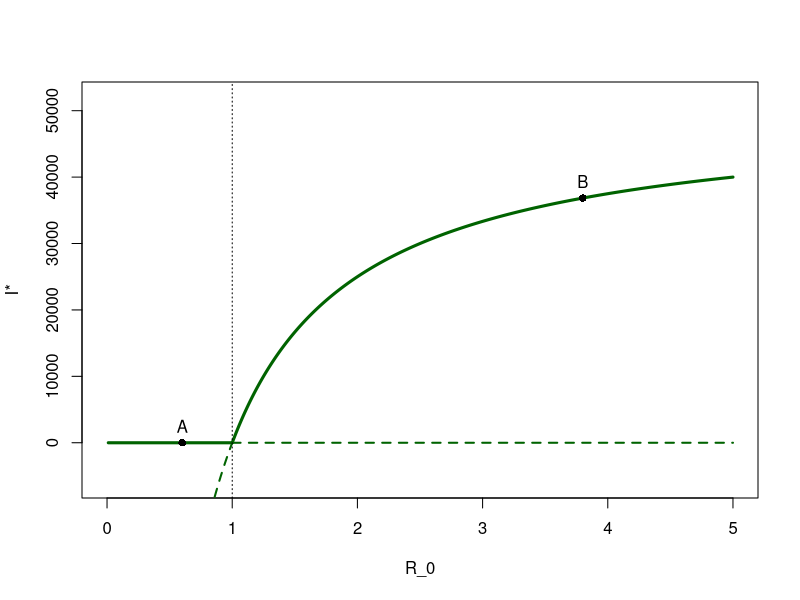

The R source for this figure:
# Fig. 2.17: Steady-state values I* of the SIR model as a function of R_0 (book, Section 2.4, Eq. 2.30)
# x_a*: I* = 0, stable for R_0 < 1;  x_b*: I* = alpha N (1 - 1/R_0)/(gamma + alpha), stable for R_0 > 1 (alpha = gamma = 0.1)
# (c) 2026 Philipp Kügler · Program for the book "Dynamical Systems in the Life Sciences" · MIT License (see LICENSE)
N <- 100000; alpha <- 0.1; gamma <- 0.1
R0 <- seq(0.01, 5, length.out = 500)
Ib <- alpha * N * (1 - 1 / R0) / (gamma + alpha)
gruen <- rgb(0, 0.39, 0)
li <- R0 <= 1; re <- R0 >= 1; nah <- R0 > 0.85 & R0 <= 1
plot(R0[li], 0 * R0[li], type = "l", col = gruen, lwd = 3, xlim = c(0, 5), ylim = c(-6000, 52000), xlab = "R_0", ylab = "I*")   # stable
lines(R0[re], 0 * R0[re], lty = 2, col = gruen, lwd = 2)          # unstable
lines(R0[re], Ib[re], col = gruen, lwd = 3)
lines(R0[nah], Ib[nah], lty = 2, col = gruen, lwd = 2)
for (sz in list(list(0.6, "A"), list(3.8, "B"))) {
  r <- sz[[1]]; i <- if (r < 1) 0 else alpha * N * (1 - 1 / r) / (gamma + alpha)
  points(r, i, pch = 16); text(r, i + 2500, sz[[2]])
  cat(sprintf("Scenario %s: R_0 = %g,  I* = %.0f\n", sz[[2]], r, i))
}
abline(v = 1, lty = 3)
